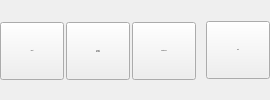
        <widget class="QWidget" name="TabHelp">
         <property name="font">
          <font>
           <family>Tahoma</family>
           <pointsize>8</pointsize>
          </font>
         </property>
         <attribute name="title">
          <string>Help</string>
         </attribute>
         <layout class="QHBoxLayout" name="horizontalLayout_6">
          <property name="spacing">
           <number>2</number>
          </property>
          <property name="leftMargin">
           <number>0</number>
          </property>
          <property name="topMargin">
           <number>0</number>
          </property>
          <property name="rightMargin">
           <number>0</number>
          </property>
          <property name="bottomMargin">
           <number>0</number>
          </property>
          <item>
           <widget class="QToolButton" name="Action_About_BT">
            <property name="sizePolicy">
             <sizepolicy hsizetype="Fixed" vsizetype="Fixed">
              <horstretch>0</horstretch>
              <verstretch>0</verstretch>
             </sizepolicy>
            </property>
            <property name="minimumSize">
             <size>
              <width>64</width>
              <height>58</height>
             </size>
            </property>
            <property name="maximumSize">
             <size>
              <width>16777215</width>
              <height>56</height>
             </size>
            </property>
            <property name="font">
             <font>
              <pointsize>-1</pointsize>
             </font>
            </property>
            <property name="toolTip">
             <string>Display information about ffDiaporama</string>
            </property>
            <property name="text">
             <string>About</string>
            </property>
            <property name="icon">
             <iconset resource="../RSCffDiaporama.qrc">
              <normaloff>:/img/ffdiaporama.png</normaloff>:/img/ffdiaporama.png</iconset>
            </property>
            <property name="iconSize">
             <size>
              <width>24</width>
              <height>24</height>
             </size>
            </property>
            <property name="toolButtonStyle">
             <enum>Qt::ToolButtonTextUnderIcon</enum>
            </property>
           </widget>
          </item>
          <item>
           <widget class="QToolButton" name="ActionDocumentation_BT">
            <property name="sizePolicy">
             <sizepolicy hsizetype="Fixed" vsizetype="Fixed">
              <horstretch>0</horstretch>
              <verstretch>0</verstretch>
             </sizepolicy>
            </property>
            <property name="minimumSize">
             <size>
              <width>64</width>
              <height>58</height>
             </size>
            </property>
            <property name="maximumSize">
             <size>
              <width>16777215</width>
              <height>56</height>
             </size>
            </property>
            <property name="font">
             <font>
              <pointsize>-1</pointsize>
             </font>
            </property>
            <property name="toolTip">
             <string>Call ffDiaporama WIKI</string>
            </property>
            <property name="text">
             <string>Support
and help</string>
            </property>
            <property name="icon">
             <iconset resource="../RSCffDiaporama.qrc">
              <normaloff>:/img/help.png</normaloff>:/img/help.png</iconset>
            </property>
            <property name="iconSize">
             <size>
              <width>24</width>
              <height>24</height>
             </size>
            </property>
            <property name="toolButtonStyle">
             <enum>Qt::ToolButtonTextUnderIcon</enum>
            </property>
           </widget>
          </item>
          <item>
           <widget class="QToolButton" name="ActionNewFunctions_BT">
            <property name="sizePolicy">
             <sizepolicy hsizetype="Fixed" vsizetype="Fixed">
              <horstretch>0</horstretch>
              <verstretch>0</verstretch>
             </sizepolicy>
            </property>
            <property name="minimumSize">
             <size>
              <width>64</width>
              <height>58</height>
             </size>
            </property>
            <property name="maximumSize">
             <size>
              <width>16777215</width>
              <height>56</height>
             </size>
            </property>
            <property name="font">
             <font>
              <pointsize>-1</pointsize>
             </font>
            </property>
            <property name="toolTip">
             <string>Display blog/news page from internet WEB site</string>
            </property>
            <property name="text">
             <string>What's new</string>
            </property>
            <property name="icon">
             <iconset resource="../RSCffDiaporama.qrc">
              <normaloff>:/img/contents.png</normaloff>:/img/contents.png</iconset>
            </property>
            <property name="iconSize">
             <size>
              <width>24</width>
              <height>24</height>
             </size>
            </property>
            <property name="toolButtonStyle">
             <enum>Qt::ToolButtonTextUnderIcon</enum>
            </property>
           </widget>
          </item>
          <item>
           <widget class="QLabel" name="label_4">
            <property name="text">
             <string notr="true"/>
            </property>
           </widget>
          </item>
          <item>
           <widget class="QToolButton" name="Action_Exit_BT_5">
            <property name="sizePolicy">
             <sizepolicy hsizetype="Fixed" vsizetype="Fixed">
              <horstretch>0</horstretch>
              <verstretch>56</verstretch>
             </sizepolicy>
            </property>
            <property name="minimumSize">
             <size>
              <width>64</width>
              <height>58</height>
             </size>
            </property>
            <property name="font">
             <font>
              <pointsize>-1</pointsize>
             </font>
            </property>
            <property name="toolTip">
             <string>Exit application (Ctrl+W)</string>
            </property>
            <property name="text">
             <string>Exit</string>
            </property>
            <property name="icon">
             <iconset resource="../RSCffDiaporama.qrc">
              <normaloff>:/img/exit.png</normaloff>:/img/exit.png</iconset>
            </property>
            <property name="iconSize">
             <size>
              <width>24</width>
              <height>24</height>
             </size>
            </property>
            <property name="toolButtonStyle">
             <enum>Qt::ToolButtonTextUnderIcon</enum>
            </property>
           </widget>
          </item>
         </layout>
        </widget>
